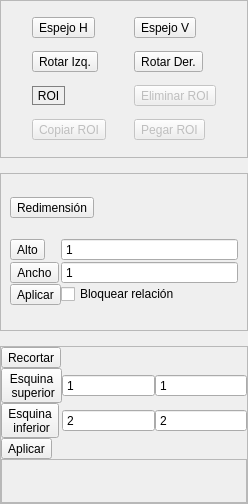
       <widget class="QWidget" name="page_espacial">
        <property name="geometry">
         <rect>
          <x>0</x>
          <y>0</y>
          <width>248</width>
          <height>504</height>
         </rect>
        </property>
        <attribute name="icon">
         <iconset>
          <normaloff>../logos/espacial.svg</normaloff>../logos/espacial.svg</iconset>
        </attribute>
        <attribute name="label">
         <string>Espacial</string>
        </attribute>
        <layout class="QVBoxLayout" name="verticalLayout_13">
         <property name="spacing">
          <number>15</number>
         </property>
         <property name="leftMargin">
          <number>0</number>
         </property>
         <property name="topMargin">
          <number>0</number>
         </property>
         <property name="rightMargin">
          <number>0</number>
         </property>
         <property name="bottomMargin">
          <number>0</number>
         </property>
         <item>
          <widget class="QFrame" name="frame_11">
           <property name="frameShape">
            <enum>QFrame::StyledPanel</enum>
           </property>
           <property name="frameShadow">
            <enum>QFrame::Raised</enum>
           </property>
           <layout class="QGridLayout" name="gridLayout_10">
            <item row="0" column="1">
             <widget class="QToolButton" name="espejo_v">
              <property name="text">
               <string>Espejo V</string>
              </property>
              <property name="icon">
               <iconset>
                <normaloff>../logos/espejo_v.svg</normaloff>../logos/espejo_v.svg</iconset>
              </property>
              <property name="iconSize">
               <size>
                <width>25</width>
                <height>30</height>
               </size>
              </property>
              <property name="toolButtonStyle">
               <enum>Qt::ToolButtonFollowStyle</enum>
              </property>
             </widget>
            </item>
            <item row="2" column="1">
             <widget class="QToolButton" name="eliminar_roi_bt">
              <property name="enabled">
               <bool>false</bool>
              </property>
              <property name="text">
               <string>Eliminar ROI</string>
              </property>
              <property name="icon">
               <iconset>
                <normaloff>../logos/del_roi.svg</normaloff>../logos/del_roi.svg</iconset>
              </property>
              <property name="iconSize">
               <size>
                <width>25</width>
                <height>30</height>
               </size>
              </property>
              <property name="toolButtonStyle">
               <enum>Qt::ToolButtonFollowStyle</enum>
              </property>
             </widget>
            </item>
            <item row="1" column="0">
             <widget class="QToolButton" name="rotar90">
              <property name="text">
               <string>Rotar Izq.</string>
              </property>
              <property name="icon">
               <iconset>
                <normaloff>../logos/rotar_izq.svg</normaloff>../logos/rotar_izq.svg</iconset>
              </property>
              <property name="iconSize">
               <size>
                <width>25</width>
                <height>30</height>
               </size>
              </property>
              <property name="toolButtonStyle">
               <enum>Qt::ToolButtonFollowStyle</enum>
              </property>
             </widget>
            </item>
            <item row="1" column="1">
             <widget class="QToolButton" name="rotar90neg">
              <property name="text">
               <string>Rotar Der.</string>
              </property>
              <property name="icon">
               <iconset>
                <normaloff>../logos/rotar_der.svg</normaloff>../logos/rotar_der.svg</iconset>
              </property>
              <property name="iconSize">
               <size>
                <width>25</width>
                <height>30</height>
               </size>
              </property>
              <property name="toolButtonStyle">
               <enum>Qt::ToolButtonFollowStyle</enum>
              </property>
             </widget>
            </item>
            <item row="3" column="1">
             <widget class="QToolButton" name="pegar_roi_bt">
              <property name="enabled">
               <bool>false</bool>
              </property>
              <property name="text">
               <string>Pegar ROI</string>
              </property>
              <property name="icon">
               <iconset>
                <normaloff>../logos/pegar.svg</normaloff>../logos/pegar.svg</iconset>
              </property>
              <property name="iconSize">
               <size>
                <width>25</width>
                <height>30</height>
               </size>
              </property>
              <property name="toolButtonStyle">
               <enum>Qt::ToolButtonFollowStyle</enum>
              </property>
             </widget>
            </item>
            <item row="3" column="0">
             <widget class="QToolButton" name="copiar_roi_bt">
              <property name="enabled">
               <bool>false</bool>
              </property>
              <property name="text">
               <string>Copiar ROI</string>
              </property>
              <property name="icon">
               <iconset>
                <normaloff>../logos/copiar.svg</normaloff>../logos/copiar.svg</iconset>
              </property>
              <property name="iconSize">
               <size>
                <width>25</width>
                <height>30</height>
               </size>
              </property>
              <property name="toolButtonStyle">
               <enum>Qt::ToolButtonFollowStyle</enum>
              </property>
             </widget>
            </item>
            <item row="0" column="0">
             <widget class="QToolButton" name="espejo_h">
              <property name="text">
               <string>Espejo H</string>
              </property>
              <property name="icon">
               <iconset>
                <normaloff>../logos/espejo_h.svg</normaloff>../logos/espejo_h.svg</iconset>
              </property>
              <property name="iconSize">
               <size>
                <width>25</width>
                <height>30</height>
               </size>
              </property>
              <property name="toolButtonStyle">
               <enum>Qt::ToolButtonFollowStyle</enum>
              </property>
             </widget>
            </item>
            <item row="2" column="0">
             <widget class="QToolButton" name="roi_bt">
              <property name="styleSheet">
               <string notr="true">QToolButton{
border: 1px double gray;
}

</string>
              </property>
              <property name="text">
               <string>ROI</string>
              </property>
              <property name="icon">
               <iconset>
                <normaloff>../logos/roi.svg</normaloff>../logos/roi.svg</iconset>
              </property>
              <property name="iconSize">
               <size>
                <width>25</width>
                <height>30</height>
               </size>
              </property>
              <property name="checkable">
               <bool>true</bool>
              </property>
              <property name="toolButtonStyle">
               <enum>Qt::ToolButtonTextBesideIcon</enum>
              </property>
             </widget>
            </item>
           </layout>
          </widget>
         </item>
         <item>
          <widget class="QFrame" name="frame_redimen">
           <property name="frameShape">
            <enum>QFrame::StyledPanel</enum>
           </property>
           <property name="frameShadow">
            <enum>QFrame::Raised</enum>
           </property>
           <layout class="QVBoxLayout" name="verticalLayout_15">
            <item>
             <widget class="QToolButton" name="redimensionar">
              <property name="text">
               <string>Redimensión</string>
              </property>
              <property name="icon">
               <iconset>
                <normaloff>../logos/redim.svg</normaloff>../logos/redim.svg</iconset>
              </property>
              <property name="iconSize">
               <size>
                <width>25</width>
                <height>30</height>
               </size>
              </property>
              <property name="toolButtonStyle">
               <enum>Qt::ToolButtonFollowStyle</enum>
              </property>
             </widget>
            </item>
            <item>
             <layout class="QGridLayout" name="gridLayout_8">
              <property name="leftMargin">
               <number>0</number>
              </property>
              <property name="topMargin">
               <number>0</number>
              </property>
              <property name="spacing">
               <number>0</number>
              </property>
              <item row="0" column="1">
               <widget class="QSpinBox" name="sp_alto_redim">
                <property name="buttonSymbols">
                 <enum>QAbstractSpinBox::NoButtons</enum>
                </property>
                <property name="minimum">
                 <number>1</number>
                </property>
                <property name="maximum">
                 <number>100000</number>
                </property>
               </widget>
              </item>
              <item row="0" column="0">
               <widget class="QToolButton" name="alto_redim">
                <property name="text">
                 <string>Alto</string>
                </property>
               </widget>
              </item>
              <item row="1" column="0">
               <widget class="QToolButton" name="ancho_redim">
                <property name="text">
                 <string>Ancho</string>
                </property>
               </widget>
              </item>
              <item row="1" column="1">
               <widget class="QSpinBox" name="sp_ancho_redim">
                <property name="buttonSymbols">
                 <enum>QAbstractSpinBox::NoButtons</enum>
                </property>
                <property name="minimum">
                 <number>1</number>
                </property>
                <property name="maximum">
                 <number>100000</number>
                </property>
               </widget>
              </item>
              <item row="2" column="1">
               <widget class="QCheckBox" name="block_ratio">
                <property name="text">
                 <string>Bloquear relación</string>
                </property>
               </widget>
              </item>
              <item row="2" column="0">
               <widget class="QToolButton" name="aplicar_redim">
                <property name="text">
                 <string>Aplicar</string>
                </property>
                <property name="icon">
                 <iconset>
                  <normaloff>../logos/aceptar_c.svg</normaloff>../logos/aceptar_c.svg</iconset>
                </property>
                <property name="iconSize">
                 <size>
                  <width>25</width>
                  <height>30</height>
                 </size>
                </property>
                <property name="toolButtonStyle">
                 <enum>Qt::ToolButtonFollowStyle</enum>
                </property>
               </widget>
              </item>
             </layout>
            </item>
           </layout>
          </widget>
         </item>
         <item>
          <widget class="QFrame" name="frame_recortar">
           <property name="frameShape">
            <enum>QFrame::StyledPanel</enum>
           </property>
           <property name="frameShadow">
            <enum>QFrame::Raised</enum>
           </property>
           <layout class="QVBoxLayout" name="verticalLayout_14">
            <property name="spacing">
             <number>0</number>
            </property>
            <property name="leftMargin">
             <number>0</number>
            </property>
            <property name="topMargin">
             <number>0</number>
            </property>
            <property name="rightMargin">
             <number>0</number>
            </property>
            <property name="bottomMargin">
             <number>0</number>
            </property>
            <item>
             <widget class="QToolButton" name="recortar">
              <property name="text">
               <string>Recortar</string>
              </property>
              <property name="icon">
               <iconset>
                <normaloff>../logos/recortar.svg</normaloff>../logos/recortar.svg</iconset>
              </property>
              <property name="iconSize">
               <size>
                <width>25</width>
                <height>30</height>
               </size>
              </property>
              <property name="toolButtonStyle">
               <enum>Qt::ToolButtonFollowStyle</enum>
              </property>
             </widget>
            </item>
            <item>
             <layout class="QGridLayout" name="gridLayout_18">
              <item row="0" column="2">
               <layout class="QHBoxLayout" name="horizontalLayout_12">
                <item>
                 <widget class="QSpinBox" name="x1_esq">
                  <property name="buttonSymbols">
                   <enum>QAbstractSpinBox::NoButtons</enum>
                  </property>
                  <property name="minimum">
                   <number>1</number>
                  </property>
                  <property name="maximum">
                   <number>100000</number>
                  </property>
                  <property name="value">
                   <number>1</number>
                  </property>
                 </widget>
                </item>
                <item>
                 <widget class="QSpinBox" name="y1_esq">
                  <property name="buttonSymbols">
                   <enum>QAbstractSpinBox::NoButtons</enum>
                  </property>
                  <property name="minimum">
                   <number>1</number>
                  </property>
                  <property name="maximum">
                   <number>100000</number>
                  </property>
                  <property name="value">
                   <number>1</number>
                  </property>
                 </widget>
                </item>
               </layout>
              </item>
              <item row="1" column="0">
               <widget class="QToolButton" name="esquina_inf_crop">
                <property name="text">
                 <string>Esquina 
 inferior</string>
                </property>
               </widget>
              </item>
              <item row="0" column="0">
               <widget class="QToolButton" name="esquina_crop">
                <property name="text">
                 <string>Esquina 
 superior</string>
                </property>
               </widget>
              </item>
              <item row="1" column="2">
               <layout class="QHBoxLayout" name="horizontalLayout_21">
                <item>
                 <widget class="QSpinBox" name="x2_esq">
                  <property name="buttonSymbols">
                   <enum>QAbstractSpinBox::NoButtons</enum>
                  </property>
                  <property name="minimum">
                   <number>2</number>
                  </property>
                  <property name="maximum">
                   <number>100000</number>
                  </property>
                  <property name="value">
                   <number>2</number>
                  </property>
                 </widget>
                </item>
                <item>
                 <widget class="QSpinBox" name="y2_esq">
                  <property name="buttonSymbols">
                   <enum>QAbstractSpinBox::NoButtons</enum>
                  </property>
                  <property name="minimum">
                   <number>2</number>
                  </property>
                  <property name="maximum">
                   <number>100000</number>
                  </property>
                  <property name="value">
                   <number>2</number>
                  </property>
                 </widget>
                </item>
               </layout>
              </item>
             </layout>
            </item>
            <item>
             <widget class="QToolButton" name="aplicar_crop">
              <property name="text">
               <string>Aplicar</string>
              </property>
              <property name="icon">
               <iconset>
                <normaloff>../logos/aceptar_c.svg</normaloff>../logos/aceptar_c.svg</iconset>
              </property>
              <property name="iconSize">
               <size>
                <width>25</width>
                <height>30</height>
               </size>
              </property>
              <property name="toolButtonStyle">
               <enum>Qt::ToolButtonFollowStyle</enum>
              </property>
             </widget>
            </item>
            <item>
             <widget class="QFrame" name="frame_12">
              <property name="frameShape">
               <enum>QFrame::StyledPanel</enum>
              </property>
              <property name="frameShadow">
               <enum>QFrame::Raised</enum>
              </property>
              <layout class="QVBoxLayout" name="verticalLayout_16">
               <property name="spacing">
                <number>0</number>
               </property>
               <property name="leftMargin">
                <number>0</number>
               </property>
               <property name="topMargin">
                <number>0</number>
               </property>
               <property name="rightMargin">
                <number>0</number>
               </property>
               <property name="bottomMargin">
                <number>0</number>
               </property>
              </layout>
             </widget>
            </item>
           </layout>
          </widget>
         </item>
        </layout>
       </widget>
